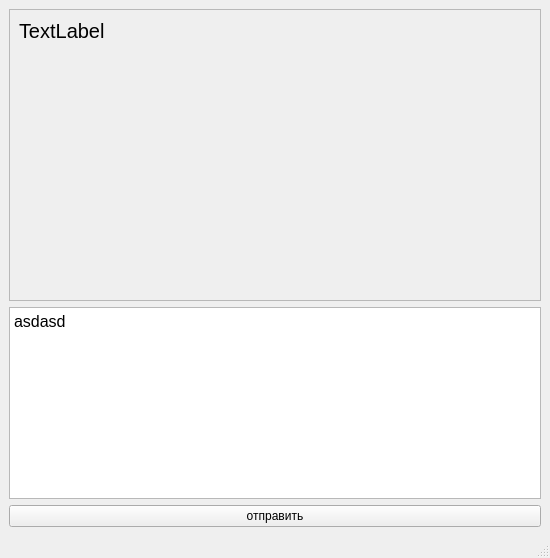
<?xml version="1.0" encoding="UTF-8"?>
<ui version="4.0">
 <class>Rreceiver</class>
 <widget class="QMainWindow" name="Rreceiver">
  <property name="geometry">
   <rect>
    <x>0</x>
    <y>0</y>
    <width>550</width>
    <height>558</height>
   </rect>
  </property>
  <property name="windowTitle">
   <string>Receiver</string>
  </property>
  <widget class="QWidget" name="centralwidget">
   <layout class="QVBoxLayout" name="verticalLayout">
    <item>
     <layout class="QHBoxLayout" name="horizontalLayout_2">
      <item>
       <widget class="QScrollArea" name="scrollArea">
        <property name="widgetResizable">
         <bool>true</bool>
        </property>
        <widget class="QWidget" name="scrollAreaWidgetContents_4">
         <property name="geometry">
          <rect>
           <x>0</x>
           <y>0</y>
           <width>528</width>
           <height>265</height>
          </rect>
         </property>
         <layout class="QHBoxLayout" name="horizontalLayout_3">
          <item>
           <widget class="QLabel" name="label">
            <property name="font">
             <font>
              <pointsize>15</pointsize>
             </font>
            </property>
            <property name="text">
             <string>TextLabel</string>
            </property>
            <property name="alignment">
             <set>Qt::AlignLeading|Qt::AlignLeft|Qt::AlignTop</set>
            </property>
           </widget>
          </item>
         </layout>
        </widget>
       </widget>
      </item>
     </layout>
    </item>
    <item>
     <widget class="QTextEdit" name="textEdit">
      <property name="sizePolicy">
       <sizepolicy hsizetype="Expanding" vsizetype="Maximum">
        <horstretch>0</horstretch>
        <verstretch>0</verstretch>
       </sizepolicy>
      </property>
      <property name="html">
       <string>&lt;!DOCTYPE HTML PUBLIC &quot;-//W3C//DTD HTML 4.0//EN&quot; &quot;http://www.w3.org/TR/REC-html40/strict.dtd&quot;&gt;
&lt;html&gt;&lt;head&gt;&lt;meta name=&quot;qrichtext&quot; content=&quot;1&quot; /&gt;&lt;meta charset=&quot;utf-8&quot; /&gt;&lt;style type=&quot;text/css&quot;&gt;
p, li { white-space: pre-wrap; }
hr { height: 1px; border-width: 0; }
li.unchecked::marker { content: &quot;\2610&quot;; }
li.checked::marker { content: &quot;\2612&quot;; }
&lt;/style&gt;&lt;/head&gt;&lt;body style=&quot; font-family:'Segoe UI'; font-size:9pt; font-weight:400; font-style:normal;&quot;&gt;
&lt;p style=&quot; margin-top:0px; margin-bottom:0px; margin-left:0px; margin-right:0px; -qt-block-indent:0; text-indent:0px;&quot;&gt;&lt;span style=&quot; font-size:12pt;&quot;&gt;asdasd&lt;/span&gt;&lt;/p&gt;&lt;/body&gt;&lt;/html&gt;</string>
      </property>
     </widget>
    </item>
    <item>
     <widget class="QPushButton" name="pushButton">
      <property name="text">
       <string>отправить</string>
      </property>
     </widget>
    </item>
   </layout>
  </widget>
  <widget class="QMenuBar" name="menubar">
   <property name="geometry">
    <rect>
     <x>0</x>
     <y>0</y>
     <width>550</width>
     <height>22</height>
    </rect>
   </property>
  </widget>
  <widget class="QStatusBar" name="statusbar"/>
 </widget>
 <resources/>
 <connections/>
</ui>
